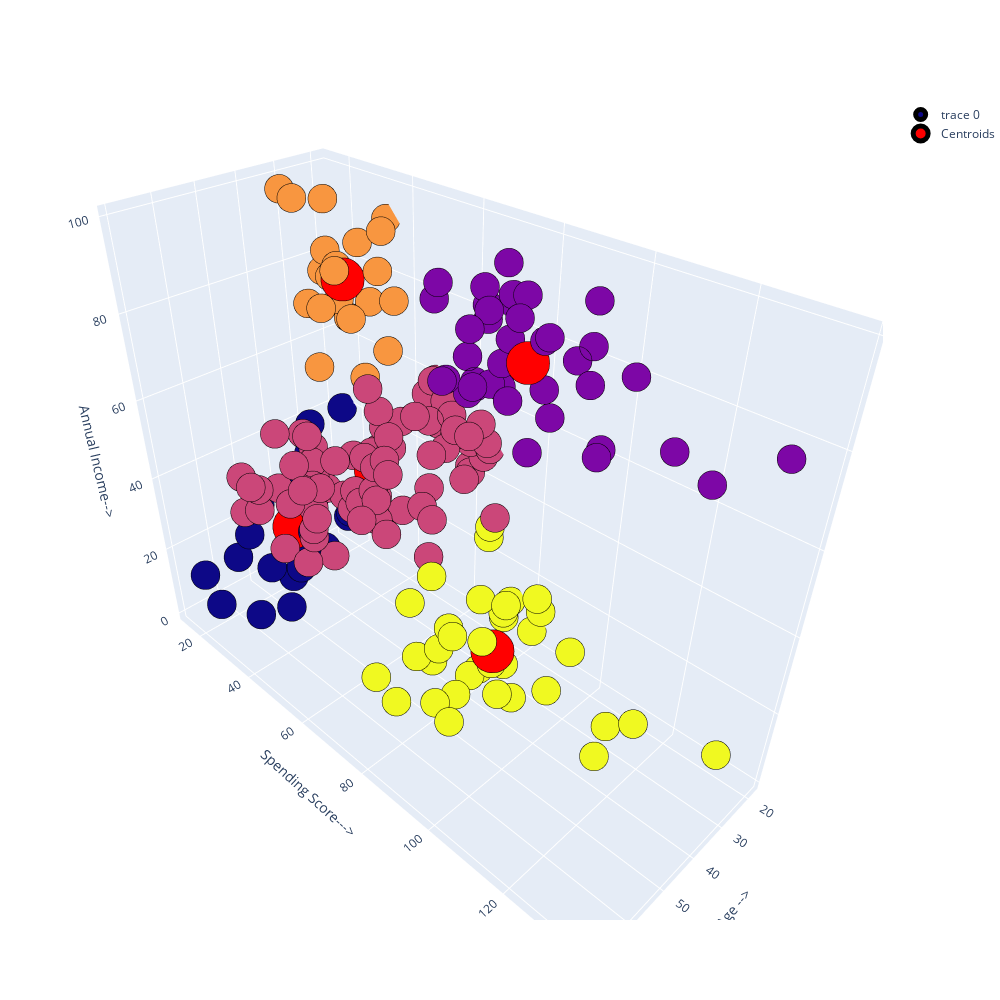

The cell this chart's notebook holds for it:
### Code cell
# 3d scatterplot using plotly
Scene = dict(xaxis = dict(title  = 'Age -->'),yaxis = dict(title  = 'Spending Score--->'),zaxis = dict(title  = 'Annual Income-->'))

# model.labels_ is nothing but the predicted clusters i.e y_clusters
labels = model.labels_

trace = go.Scatter3d(
    x=x[:, 0], 
    y=x[:, 1], 
    z=x[:, 2], 
    mode='markers',
    marker=dict(color=labels, size=10, line=dict(color='black', width=10))
)

# Add centroids trace
centroids = model.cluster_centers_
centroid_trace = go.Scatter3d(
    x=centroids[:, 0],
    y=centroids[:, 1],
    z=centroids[:, 2],
    mode='markers',
    marker=dict(color='red', size=15, line=dict(color='black', width=5)),
    name='Centroids'
)

layout = go.Layout(
    margin=dict(l=0, r=0),
    scene=Scene,
    height=1000,
    width=1000
)

data = [trace, centroid_trace]
fig = go.Figure(data=data, layout=layout)
fig.show()


# Save the plot as an HTML file
fig.write_html("scatter_plot_with_centroids.html")

### Figure 1 — Plotly figure (JSON) as saved in the notebook; plotly's stock layout.template omitted (floating-point values rounded to 4 significant figures; data arrays with more than 128 entries replaced by an {"elided": "..."} marker saying what was removed)
{"data": [{"marker": {"color": {"elided": "200 int values"}, "line": {"color": "black", "width": 10}, "size": 10}, "mode": "markers", "type": "scatter3d", "x": {"elided": "200 int values"}, "y": {"elided": "200 int values"}, "z": {"elided": "200 int values"}}, {"marker": {"color": "red", "line": {"color": "black", "width": 5}, "size": 15}, "mode": "markers", "name": "Centroids", "type": "scatter3d", "x": [45.22, 32.69, 43.09, 25.52, 40.67], "y": [26.3, 86.54, 55.29, 26.3, 87.75], "z": [20.91, 82.13, 49.57, 78.57, 17.58]}], "layout": {"height": 1000, "margin": {"l": 0, "r": 0}, "scene": {"xaxis": {"title": {"text": "Age -->"}}, "yaxis": {"title": {"text": "Spending Score--->"}}, "zaxis": {"title": {"text": "Annual Income-->"}}}, "width": 1000}}
